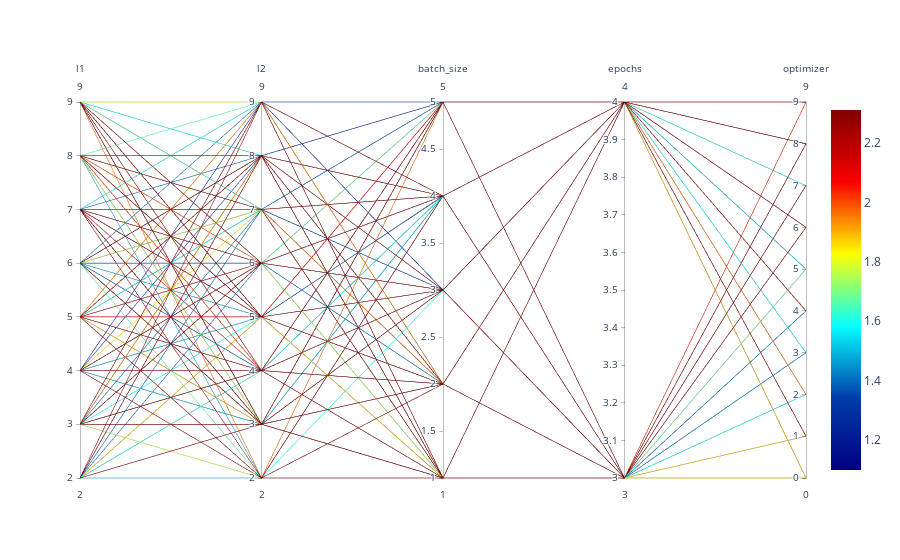

Notebook code cell kept with this figure:
### Markdown cell above
![Contour plot. Learning rate versus number of neurons in layer `l1`.](./figures/14-torch_bartz09_30min_10init_2023-05-14_14-45-25_contour_0_2.png){#fig-contour-0-2}

![Contour plot. Batch size versus number of neurons in layer `l1`.](./figures/14-torch_bartz09_30min_10init_2023-05-14_14-45-25_contour_0_3.png){#fig-contour-0-3}

![Contour plot. Batch size versus learning rate.](./figures/14-torch_bartz09_30min_10init_2023-05-14_14-45-25_contour_2_3.png){#fig-contour-2-3}

@fig-contour-0-2 shows the contour plot of the loss as a function of the learning rate and the number of neurons in layer `l1`. The contour plot shows that the learning rate has a strong influence on the performance of the model. Too large values of the learning rate decrease the performance of the neural network. @fig-contour-0-3 and @fig-contour-2-3 indicate that the batch size should be increased. The batch size has a strong influence on the performance of the model. Too small values of the batch size decrease the performance of the neural network.

 `spotPython` provides additional tools for a visual inspection of the results and give valuable insights into the hyperparameter tuning process.
 This is especially useful for model explainability, transparency, and trustworthiness.
In addition to the contour plots, @fig-parallel shows the parallel plot of the hyperparameters.

### Code cell
#| echo: true
#| label: fig-parallel
spot_tuner.parallel_plot()

### Figure 1 — Plotly figure (JSON) as saved in the notebook; plotly's stock layout.template omitted (floating-point values rounded to 4 significant figures; data arrays with more than 128 entries replaced by an {"elided": "..."} marker saying what was removed)
{"data": [{"dimensions": [{"label": "l1", "range": [2, 9], "values": {"elided": "366 int values"}}, {"label": "l2", "range": [2, 9], "values": {"elided": "366 int values"}}, {"label": "batch_size", "range": [1, 5], "values": {"elided": "366 int values"}}, {"label": "epochs", "range": [3, 4], "values": {"elided": "366 int values"}}, {"label": "optimizer", "range": [0, 9], "values": {"elided": "366 int values"}}], "line": {"cmax": 2.312, "cmin": 1.099, "color": {"elided": "366 float values"}, "colorscale": [[0, "rgb(0,0,131)"], [0.2, "rgb(0,60,170)"], [0.4, "rgb(5,255,255)"], [0.6, "rgb(255,255,0)"], [0.8, "rgb(250,0,0)"], [1, "rgb(128,0,0)"]], "showscale": true}, "type": "parcoords"}], "layout": {}}
